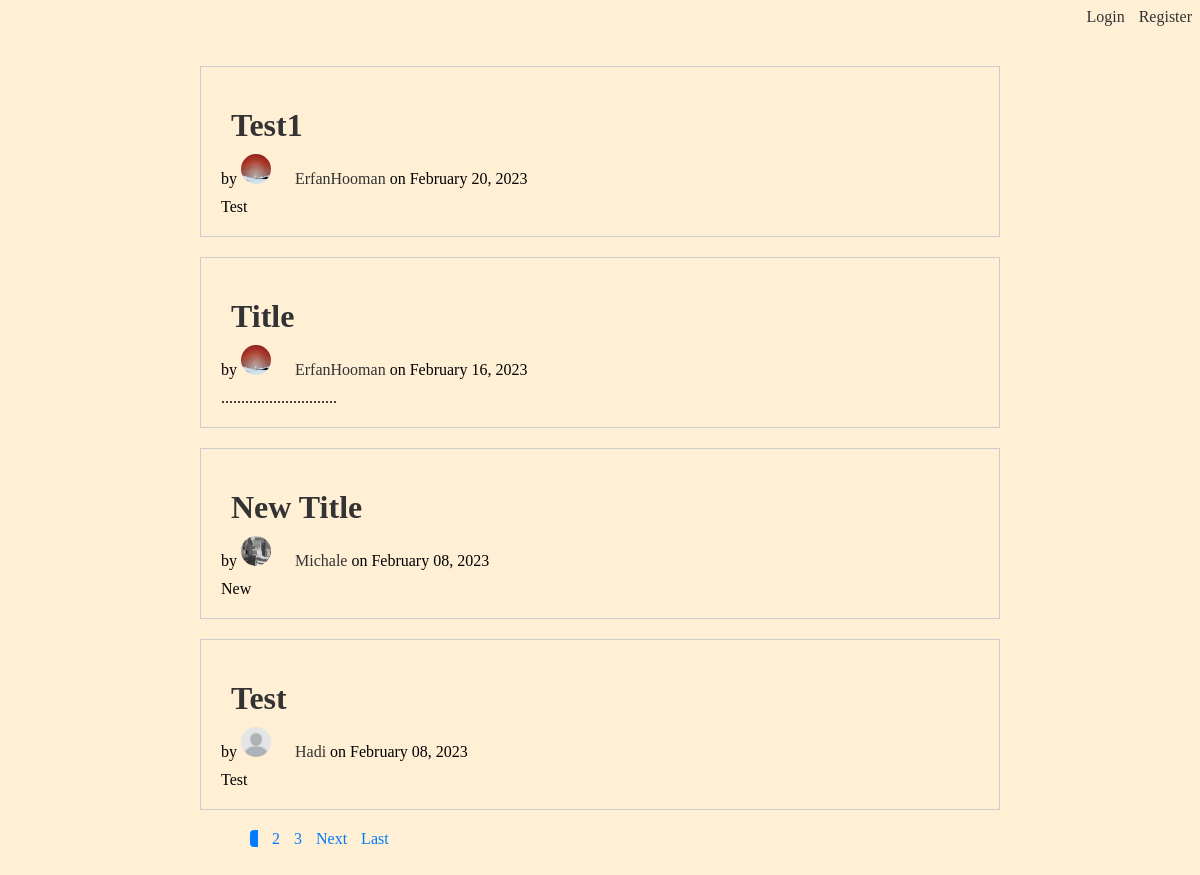
The page / on the database its author committed.
### Blog/models.py (models this page shows, shortened)
class Post(models.Model):
    title = models.CharField(max_length=100)
    content = models.TextField()
    date = models.DateTimeField(default=timezone.now)
    author = models.ForeignKey(User, on_delete=models.CASCADE)

### users/models.py (models this page shows, shortened)
class Profile(models.Model):
    user = models.OneToOneField(User, on_delete=models.CASCADE)
    image = models.ImageField(default='default.jpg', upload_to='profile-pics')

### Blog/views.py (the view)
# urls.py: path("", PostListView.as_view(), name="Blog-Homepage"),
class PostListView(ListView):
    model = Post
    template_name = 'blog/homepage.html'
    context_object_name = 'posts'
    ordering = ['-date']
    paginate_by = 4

### templates/blog/homepage.html (shortened to what this page needs)
{% extends "blog/base.html" %}
{% block content %}
    {% for post in posts %}
        <div class="post-container">
            <h1><a href="{% url 'Post_Detail' post.id %}" >{{ post.title }}</a></h1>
            <p>by <img src="{{ post.author.profile.image.url }}" alt="profile" class="avatar"><a href="{% url 'User-Post' post.author.username%}"> {{ post.author }} </a> on {{ post.date|date:"F d, Y" }}</p>
            <p>{{ post.content }}</p>
        </div>
    {% endfor %}
{% if is_paginated %}
  <nav aria-label="Page navigation">
    <ul class="pagination justify-content-center">
      {% for i in paginator.page_range %}
        {% if page_obj.number == i %}
          <li class="page-item active"><a class="page-link" href="?page={{ i }}">{{ i }}</a></li>
        {% elif i > page_obj.number|add:'-3' and i < page_obj.number|add:'3' %}
          <li class="page-item"><a class="page-link" href="?page={{ i }}">{{ i }}</a></li>
        {% endif %}
      {% endfor %}
      {% if page_obj.has_next %}
        <li class="page-item">
          <a class="page-link" href="?page={{ page_obj.next_page_number }}">Next</a>
        </li>
        <li class="page-item">
          <a class="page-link" href="?page={{ paginator.num_pages }}">Last</a>
        </li>
      {% endif %}
    </ul>
  </nav>
{% endif %}
{% endblock content %}

### templates/blog/base.html (shortened to what this page needs)
{% load static %}
<!DOCTYPE html>
<html lang="en">
<head>
    <link href="{% static 'blog/base.css' %}" rel="stylesheet">
</head>
<body>
    {% if not user.is_authenticated %}
        <p style="text-align:right;">
            <a href="{% url 'login' %}">Login </a><a href="{% url 'register' %}"> Register</a>
        </p>
    {% else %}
        <p style="text-align:right;">
            <a href="{% url 'logout' %}">Logout </a><a href="{% url 'profile' %}"> Profile</a>
        </p>
    {% endif %}
    <div class="container">
        {% block content %}{% endblock %}
    </div>
</body>
</html>

### static/blog/base.css (style rules this page uses)
body { background: papayawhip; }
.container { max-width: 800px; margin: 0 auto; padding: 20px; }
p { margin: 0; }
a { text-decoration: none; color: #333; margin-left: 10px; }
h1 { font-size: 2em; margin: 20px 0 10px; }
h1 a { color: #333; text-decoration: none; }
.avatar { height: 30px; width: 30px; border-radius: 50%; margin-right: 10px; }
p + p { margin-top: 10px; }
.post-container { border: 1px solid #ccc; padding: 20px; margin-bottom: 20px; margin-top: 20px; }
.pagination { display: inline-block; margin: 0; }
.pagination li { display: inline; }
.pagination .page-item.active .page-link { background-color: #007bff; border-color: #007bff; }
.pagination .page-link { color: #007bff; font-size: 16px; }
.pagination .page-item:first-child .page-link, .pagination .page-item:last-child .page-link { border-radius: 0; }
.pagination .page-item:first-child .page-link { border-top-left-radius: 0.25rem; border-bottom-left-radius: 0.25rem; }
.pagination .page-item:last-child .page-link { border-top-right-radius: 0.25rem; border-bottom-right-radius: 0.25rem; }

### rows shown on the page
Post: title "Test1", author.profile.image (picture), author "ErfanHooman", date "February 20, 2023", content "Test"
Post: title "Title", author.profile.image (picture), author "ErfanHooman", date "February 16, 2023", content "............................."
Post: title "New Title", author.profile.image (picture), author "Michale", date "February 08, 2023", content "New"
Post: title "Test", author.profile.image (placeholder picture), author "Hadi", date "February 08, 2023", content "Test"

### other values the page prints
{{ i }} "2" "3"
